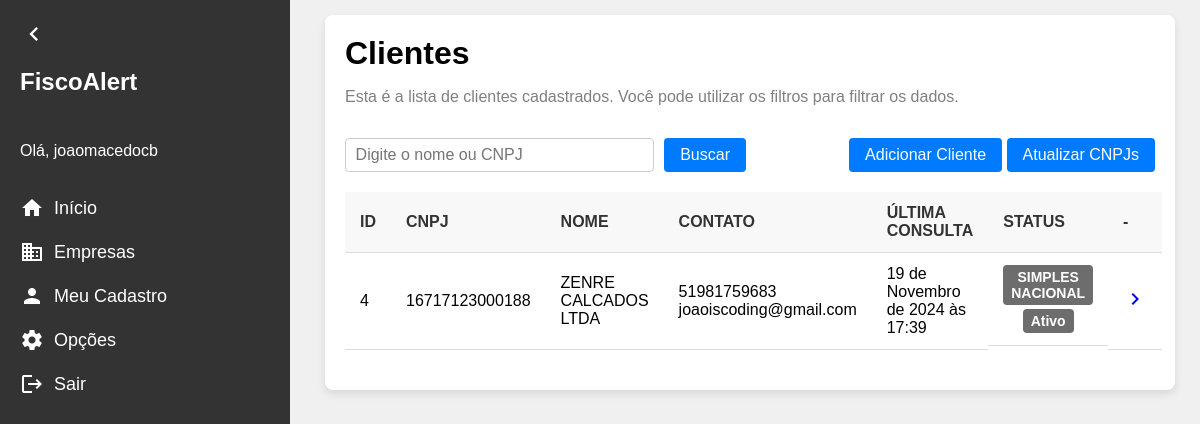
The app's page /clientes/ (signed in), older data.
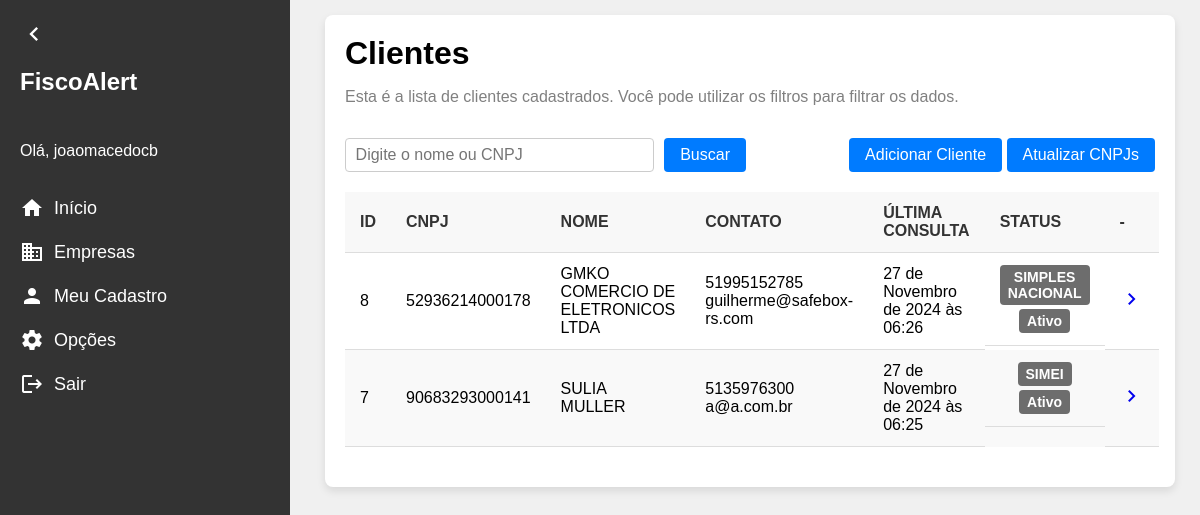
The same page, newer data.
### clientes/models.py (models this page shows, shortened)
class Cliente(models.Model):
    id = models.AutoField(primary_key=True)
    nome_fantasia = models.CharField(max_length=200)
    razao_social = models.CharField(max_length=200)
    cnpj = models.CharField(max_length=14, blank=True, null=True)
    responsavel_tecnico = models.CharField(max_length=50)
    email = models.CharField(max_length=200, blank=True, null=True)
    tipo_empresa = models.ForeignKey(TipoEmpresa, on_delete=models.PROTECT, related_name='tipo_empresa', blank= True, null= True)
    regime_fiscal = models.ForeignKey(RegimeFiscal, on_delete=models.PROTECT, related_name= 'regime_fiscal')
    data_inclusao = models.DateField(blank= True, null= True)
    data_exclusao = models.DateField(blank= True, null= True)
    ultima_atualizacao = models.DateTimeField(blank=True, null=True)
    status = models.CharField(max_length=20, blank= True, null= True)
    telefone = models.CharField(
        max_length=15, blank=True, null=True,
        validators=[
            RegexValidator(
                regex=r'^\d{10,11}$',
                message="O número de telefone deve conter apenas dígitos e ter 10 ou 11 dígitos."
            )
        ]
    )
    ativo = models.BooleanField(default=True)
    escritorio = models.ForeignKey(Escritorio, on_delete=models.PROTECT, related_name='escritorio', blank= True, null= True)

class RegimeFiscal(models.Model):
    id = models.AutoField(primary_key=True)
    nome = models.CharField(max_length=30)
    def __str__(self):
        return self.nome
    class Meta:
        verbose_name = "Regime Fiscal"
        verbose_name_plural = "Regimes Fiscais"

### clientes/views.py (the view)
# urls.py: path('clientes/', clientes_view, name='clientes'),
@login_required
def clientes_view(request):
    clientes = Cliente.objects.all().order_by('nome_fantasia')
    search = request.GET.get('search')
    if search:
        clientes = clientes.filter(nome_fantasia__icontains = search)
    return render(request, 'clientes.html', {'clientes': clientes})

### clientes/templates/clientes.html (shortened to what this page needs)
{% extends "base.html" %}
{% block content %}
<div class="content">
    <div class="container">
        <div class="title">Clientes</div>
        <p>Esta é a lista de clientes cadastrados. Você pode utilizar os filtros para filtrar os dados.</p>
        <div class="actions">
            <form method="GET" action="">
                <input type="text" name="search" placeholder="Digite o nome ou CNPJ" value="{{ request.GET.search }}">
                <button type="submit">Buscar</button>
            </form>
            <div>
                <a href="{% url 'novo_cliente' %}" class="add-client-btn"><button >Adicionar Cliente</button></a>
                <a href="{% url 'atualizar_clientes' %}" class="update-clients-btn"><button type="button">Atualizar CNPJs</button></a>
            </div>
        </div>
        {% if clientes %}
            <table>
                <thead>
                    <tr>
                        <th>ID</th>
                        <th>CNPJ</th>
                        <th>NOME</th>
                        <th>CONTATO</th>
                        <th>ÚLTIMA CONSULTA</th>
                        <th>STATUS</th>
                        <th>-</th>
                    </tr>
                </thead>
                <tbody>
                    {% for cliente in clientes %}
                    <tr>
                        <td>{{ cliente.id }}</td>
                        <td>{{ cliente.cnpj }}</td>
                        <td>{{ cliente.nome_fantasia }}</td>
                        <td>{{ cliente.telefone }}<br>{{ cliente.email }}</td>
                        <td>
                            {% if cliente.ultima_atualizacao %}
                                {{ cliente.ultima_atualizacao }}
                            {% else %}
                                Aguardando a primeira análise.
                            {% endif %}
                        </td>
                        <td class="status-tag">
                            <span>{{ cliente.regime_fiscal }}</span>
                            <span>
                                {% if cliente.status %}
                                    {{ cliente.status }}
                                {% else %}
                                    Em análise
                                {% endif %}
                            </span>
                        </td>
                        <td class="actions-icons">
                            <a href="{% url 'cliente_detalhe' pk=cliente.pk %}">
                                <span class="material-icons">chevron_right</span>
                            </a>
                        </td>
                    </tr>
                    {% endfor %}
                </tbody>
            </table>
        {% else %}
            <div class="placeholder-clientes">
                <div class="material-icons">search_off</div>
                <h3>Não há clientes cadastrados. Clique em "Adicionar cliente" para iniciar um cadastro.</h3>
            </div>
        {% endif %}
    </div>
</div>
{% endblock %}

Row changes from the older to the newer data that the page shows:
removed Cliente: id "4", cnpj "16717123000188", nome_fantasia "ZENRE CALCADOS LTDA", telefone "51981759683", email "joaoiscoding@gmail.com", ultima_atualizacao "19 de Novembro de 2024 às 17:39", regime_fiscal "SIMPLES NACIONAL", status "Ativo"
added Cliente: id "8", cnpj "52936214000178", nome_fantasia "GMKO COMERCIO DE ELETRONICOS LTDA", telefone "51995152785", email "guilherme@safebox-rs.com", ultima_atualizacao "27 de Novembro de 2024 às 06:26", regime_fiscal "SIMPLES NACIONAL", status "Ativo"
added Cliente: id "7", cnpj "90683293000141", nome_fantasia "SULIA MULLER", telefone "5135976300", email "a@a.com.br", ultima_atualizacao "27 de Novembro de 2024 às 06:25", regime_fiscal "SIMEI", status "Ativo"
